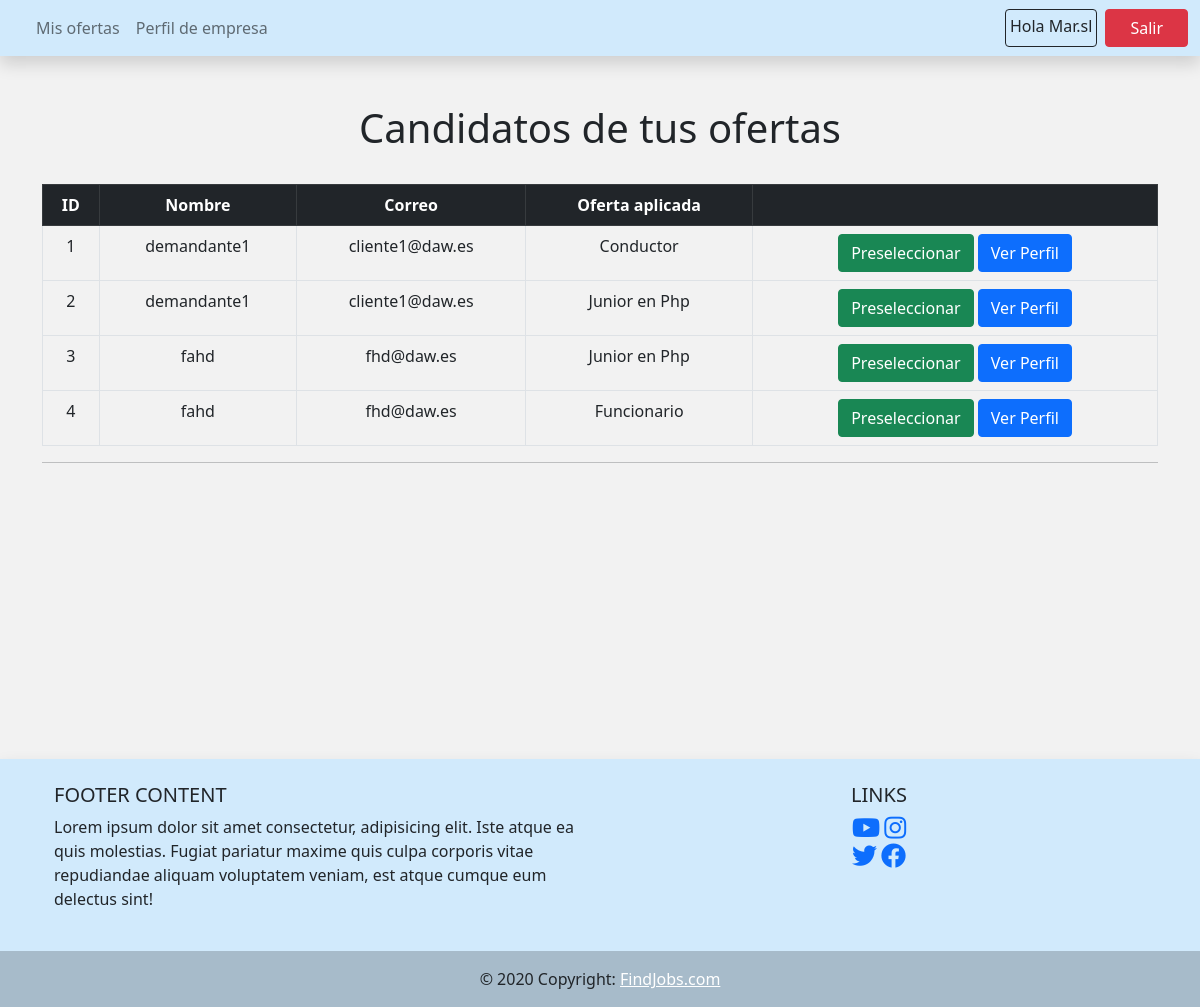
/candidatos_empresa.php (signed in), run on the app's committed database.
### tables this page shows
CREATE TABLE `demandante` (
  `id_demandante` varchar(11) NOT NULL,
  `id_usuario` int(11) NOT NULL,
  `nombre` varchar(19) NOT NULL,
  `dni` varchar(10) NOT NULL,
  `email` varchar(20) NOT NULL,
  `fecha_nac` varchar(12) NOT NULL,
  `formacion_academica` varchar(500) NOT NULL,
  `formacion_profesional` varchar(500) NOT NULL,
  `datos_de_interes` varchar(500) NOT NULL,
  `avatar` varchar(30) NOT NULL
);

CREATE TABLE `inscritos` (
  `id_oferta` int(11) NOT NULL,
  `titulo_oferta` varchar(30) NOT NULL,
  `id_dem` varchar(10) NOT NULL,
  `id_emp` varchar(10) NOT NULL
);

### funciones_conexion.php (called while the page is built, shortened)
<?php
function conexion(){
  $conexion = new mysqli("localhost","root","","ofertas_trabajo_daw1");
  return $conexion;
}
function sacar_id_emp($id_user){
  $conn = conexion();
  $rs_id_emp = $conn->query("select id_empresa from empresas where id_usuario = '$id_user' ");
  $rs_id_emp = $rs_id_emp->fetch_assoc();
 return $rs_id_emp['id_empresa'];
}

### candidatos_empresa.php (the view, shortened to what this page needs)
<?php
include 'funciones_conexion.php';
$conn = conexion();
$id_user = $_SESSION['id_user'];
$id_emp = sacar_id_emp($id_user);
$rs_candidatos = $conn->query("select id_usuario,demandante.nombre,demandante.email,inscritos.titulo_oferta from demandante,inscritos where  inscritos.id_dem = demandante.id_demandante and inscritos.id_emp = '$id_emp'");
?>
<!doctype html>
<html lang="es">
  <head>
    <link href="css/bootstrap.min.css" rel="stylesheet" >
    <link href="fontawesome/css/all.min.css" rel="stylesheet" />
  </head>
  <body style="background-color: #f2f2f2;">
  <nav class="navbar navbar-expand-lg navbar-light shadow" style="background-color: #D1EAFC;">
    <div class="container-fluid">
  <div class="collapse navbar-collapse" id="navbarNav">
        <ul class="navbar-nav">
          <li class="nav-item">
            <a class="nav-link" href="#"></a>
          </li>
          <li class="nav-item">
            <a class="nav-link " href="vista_empresa.php">Mis ofertas</a>
          </li>
          <li class="nav-item">
            <a class="nav-link" href="ver_perfil_empresa.php">Perfil de empresa</a>
          </li>
        </ul>
      </div>
  <ul class="navbar-nav ">
    <li class="nav-item me-2 p-1 border border-dark rounded">
    Hola&nbsp;<?=ucwords($_SESSION['nombre']) ;?>
    </li>
    <li class="nav-item">
      <a href="logout.php" class="btn btn-danger px-4">Salir</a>
    </li>
  </ul>
      </div>
  </nav>
  <div class="ofertas-header px-3 py-3 pt-md-5 pb-md-4 mx-auto text-center">
    <main class="container text-center ">
      <h1>Candidatos de tus ofertas</h1><br>
  <table class="table table-bordered">
    <thead class="table-dark">
      <tr>
        <th scope="col">ID</th>
        <th scope="col">Nombre</th>
        <th scope="col">Correo</th>
        <th scope="col">Oferta aplicada</th>
        <th scope="col"></th>
      </tr>
    </thead>
    <tbody>
      <?php $i=1;
      while($datos = $rs_candidatos->fetch_assoc()){   ?>
      <tr>
        <td><?=$i;$i+=1;?></td>
        <td><?=$datos['nombre'] ;?></td>
        <td><?=$datos['email'] ;?></td>
        <td><?=$datos['titulo_oferta'] ;?></td>
        <td><button  type="submit" class="btn btn-success">Preseleccionar</button>
          <a href="ver_perfil_candidato.php?id_user=<?=$datos['id_usuario'];?>" class="btn btn-primary">Ver Perfil</a></td>
      </tr>
        <?php
      } ?>
    </tbody>
  </table>
  <hr>
</main>
</div>
  <br><br><br><br><br><br><br><br>
<p class="pb-md-5"></p>
  <footer class="text-center text-lg-start shadow" style="background-color: #D1EAFC;">
  <div class="container p-4">
    <div class="row">
      <div class="col-lg-6 col-md-12 mb-4 mb-md-0">
        <h5 class="text-uppercase">Footer Content</h5>
        <p>
          Lorem ipsum dolor sit amet consectetur, adipisicing elit. Iste atque ea quis
          molestias. Fugiat pariatur maxime quis culpa corporis vitae repudiandae aliquam
          voluptatem veniam, est atque cumque eum delectus sint!
        </p>
      </div>
      <div class="col-lg-6 col-md-12 mb-4 mb-md-0">
        <h5 class="text-uppercase text-center">Links</h5>
        <ul class="list-unstyled mb-0 text-center">
          <li>
            <a href="https://www.youtube.com/watch?v=FwhKhecN-1E" ><i class="fab fa-youtube" style="font-size:25px;" ></i></a>
            <a href="https://www.instagram.com/usal" ><i class="fab fa-instagram" style="font-size:25px;" ></i></a>
          </li>
          <li>
            <a href="https://www.twitter.com/usal"><i class="fab fa-twitter" style="font-size:25px;" ></i></a>
            <a href="https://www.facebook.com/" ><i class="fab fa-facebook" style="font-size:25px;" ></i></a>
          </li>
        </ul>
      </div>
    </div>
  </div>
  <div class="text-center p-3" style="background-color: rgba(0, 0, 0, 0.2)">
    © 2020 Copyright:
    <a class="text-white" href="https://youtu.be/dQw4w9WgXcQ">FindJobs.com</a>
  </div>
</footer>
  </body>
</html>

### data on the page
demandante: nombre "demandante1", email "cliente1@daw.es", inscritos.titulo_oferta "Conductor", inscritos.titulo_oferta "Junior en Php"
demandante: nombre "fahd", email "fhd@daw.es", inscritos.titulo_oferta "Junior en Php", inscritos.titulo_oferta "Funcionario"

### other printed values
$_SESSION['nombre'] "Mar.sl"
